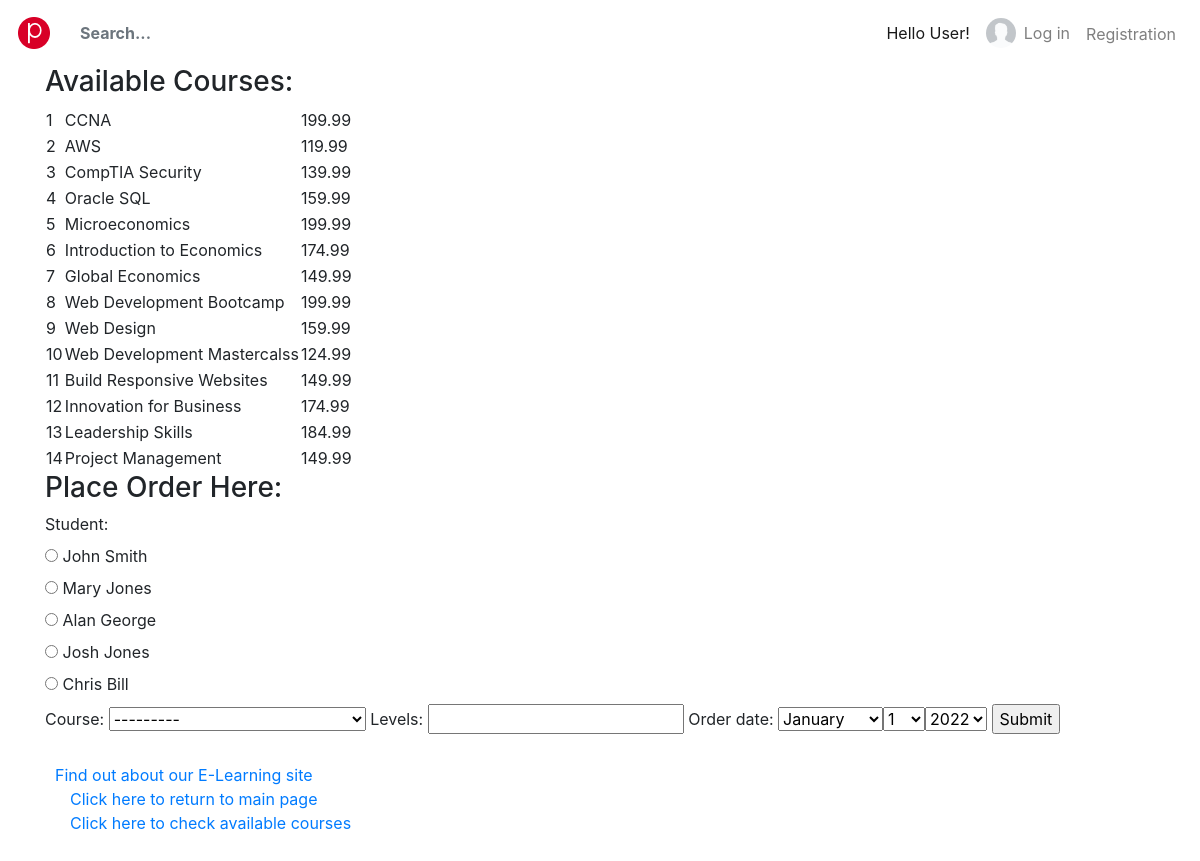
Page /myapp/placeorder on the earlier database version.
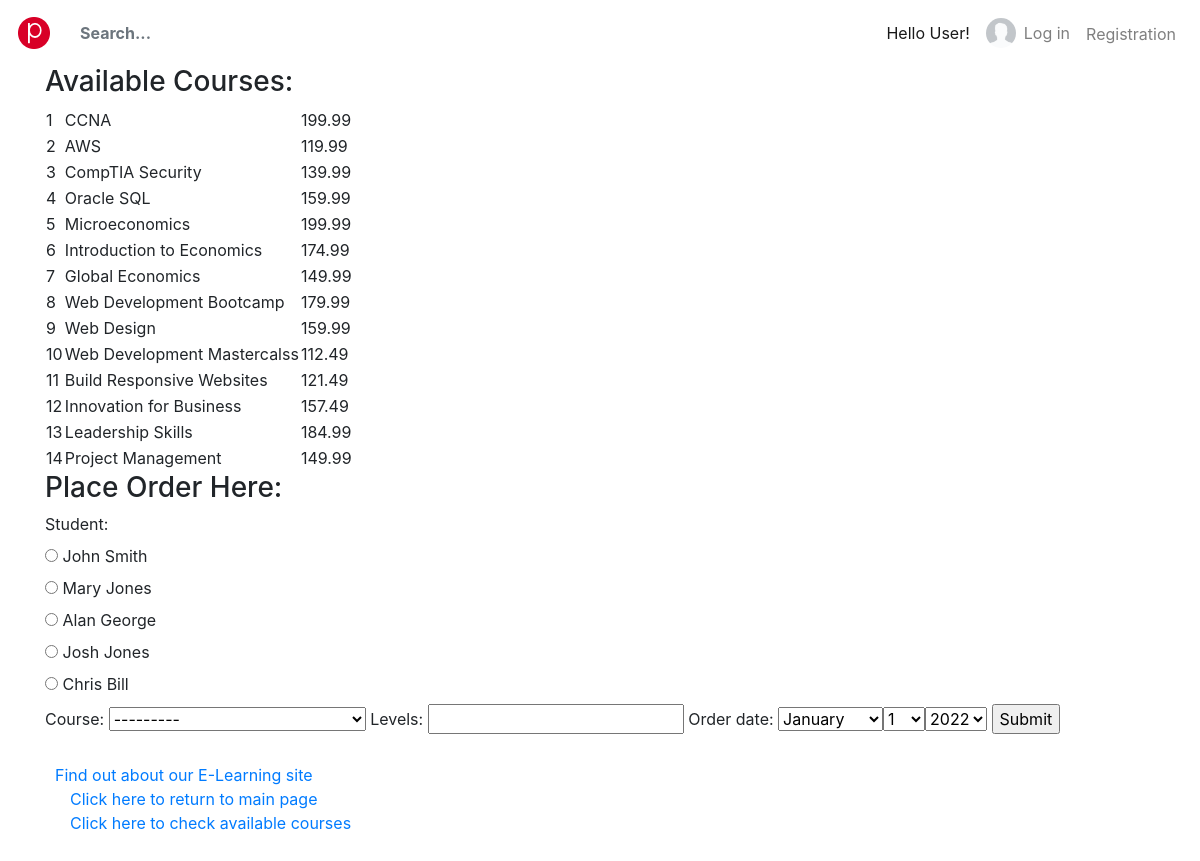
Same page on the later database version.
### myapp/models.py (models this page shows, shortened)
class Course(models.Model):
    topic = models.ForeignKey(Topic, related_name='courses', on_delete=models.CASCADE)
    name = models.CharField(max_length=200)
    price = models.DecimalField(max_digits=10, decimal_places=2, validators=[validate_price])
    for_everyone = models.BooleanField(default=True)
    description = models.TextField(max_length=300, null=True, blank=True)
    interested = models.PositiveIntegerField(default=0)
    stages = models.PositiveIntegerField(default=3)
    def __str__(self):
        return self.name

### myapp/views.py (the view)
# urls.py: path(r'placeorder', views.place_order, name='place_order'),
def place_order(request):
    msg = ''
    courlist = Course.objects.all()
    if request.method == 'POST':
        form = OrderForm(request.POST)
        if form.is_valid():
            order = form.save(commit=False)
            if order.levels <= order.course.stages:
                price = order.course.price
                if price >= 150:
                    order.order_price = order.course.discount()
                order.save()
                msg = 'Your course has been ordered successfully.'
            else:
                msg = 'You exceeded the number of levels for this course.'
            return render(request, 'myapp/order_response.html', {'msg': msg})
    else:
        form = OrderForm()
    return render(request, 'myapp/place_order.html', {'order_form': form, 'msg': msg, 'courlist': courlist})

### myapp/forms.py
class OrderForm(forms.ModelForm):
    class Meta:
        model = Order
        fields = ['student', 'course', 'levels', 'order_date']
        widgets = {
            'student': RadioSelect,
            'order_date': SelectDateWidget,
        }

### myapp/models.py (called while the page is built)
    def __str__(self):
        return "%s %s" % (self.first_name, self.last_name)

### myapp/templates/myapp/place_order.html (shortened to what this page needs)
{% extends 'myapp/base.html' %}
{% block body_block %}
    <h3>Available Courses:</h3>
    <table>
        {% for course in courlist %}
        <tr>
            <td>{{ course.id }}</td>
            <td>{{ course.name }}</td>
            <td>{{ course.price }}</td>
        </tr>
        {% endfor %}
    </table>
    <h3>Place Order Here: </h3>
    <form action="" method="post">
        {{ order_form }}
        <input type="submit" value="Submit">
    </form>
{% endblock %}

Differences in the rows shown:
changed Course "Web Development Bootcamp": price "199.99" → "179.99"
changed Course "Web Development Mastercalss": price "124.99" → "112.49"
changed Course "Build Responsive Websites": price "149.99" → "121.49"
changed Course "Innovation for Business": price "174.99" → "157.49"
